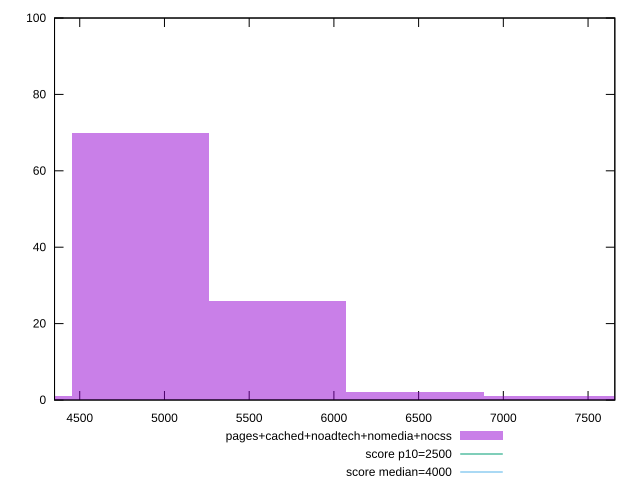

Write gnuplot code to recreate this figure.
reset

$pagesCachedNoadtechNomediaNocss <<EOF
4049.3770377250507 1
5669.127852815071 26
4859.252445270061 70
6479.003260360081 2
7288.878667905092 1
EOF

set key outside below
set boxwidth 809.8754075450101
set xrange [4351.2035:7657.998]
set yrange [0:100]
set trange [0:100]
set style fill transparent solid 0.5 noborder

set parametric
set terminal svg size 640, 490 enhanced background rgb 'white'
set output "report_00015_2021-02-09T16-11-33.973Z/largest-contentful-paint/comparison/histogram/4_vs_5.svg"

plot $pagesCachedNoadtechNomediaNocss title "pages+cached+noadtech+nomedia+nocss" with boxes, \
     2500,t title "score p10=2500", \
     4000,t title "score median=4000"

reset
